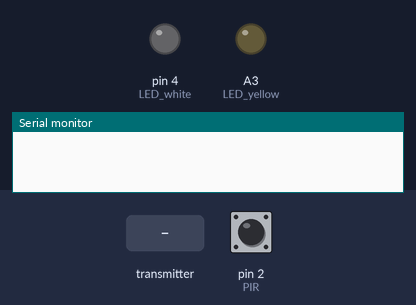
Simulated run of this sketch. Board: Arduino Uno, built with avr-gcc and run on an emulated ATmega328P. Parts: output pins drawn as LEDs (lit = HIGH), the last lines printed to the serial monitor. The test bench sets the inputs (shaded band); at power-on: pin 2 (PIR) LOW. No radio packets arrive unless stated.

Above: at 1.2 s.
1.3 s: pin 2 (PIR) driven HIGH
2.8 s: the transmitter starts sending AuthState = 0
At 4.0 s:
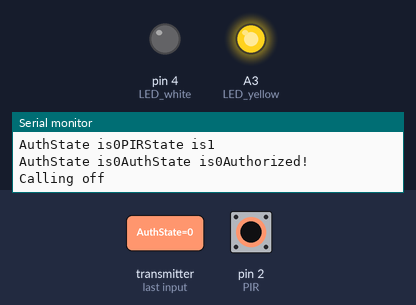
4.8 s: pin 2 (PIR) pulsed LOW 2 times (0.12 s each, 0.3 s apart)
Timing chart, 0 to 7.8 s (numbered marks = the images above; inputs shaded):
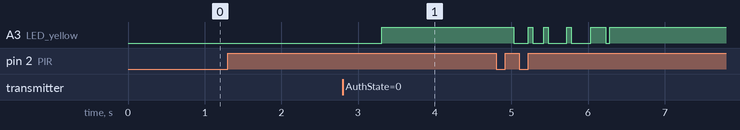

The sketch:

Spotter24_v7.ino
```cpp
#include "Timer.h"
#include <avr/interrupt.h>
#include <SPI.h>
#include <nRF24L01.h>
#include <RF24.h>

RF24 radio(7, 8); // CE, CSN
Timer t; // Timer t is for the timer interrupts

byte addresses[][6] = {"1Node","2Node"};

const int LED_yellow = A3;
const int LED_white = 4;
const int PIR = 2;

const long AlarmOnTime = 500;

volatile bool PIRState;
bool AuthState;

void setup()
{
  Serial.begin(57600);

  pinMode(LED_yellow, OUTPUT);
  pinMode(LED_white, OUTPUT);

  attachInterrupt(digitalPinToInterrupt(PIR), motionDetector, RISING);

  radio.begin();
  radio.openWritingPipe(addresses[1]);
  radio.openReadingPipe(1,addresses[0]);
  radio.setPALevel(RF24_PA_MAX);
  //radio.setRetries(10,15);
}

void motionDetector()
{
  PIRState = !PIRState;
}

void loop() {
  t.update();

  if(PIRState)
  {
    Serial.print("PIRState is");
    Serial.println(PIRState);
    radio.stopListening();
    //const char text[5] = "4517";
    //Serial.print("message almost sent");
    //radio.write(&text, sizeof(text));
    //Serial.print("message sent");
    radio.write(&PIRState, sizeof(PIRState));

    Serial.print("AuthState is");
    Serial.print(AuthState);

    radio.startListening();
    if(radio.available())
    {
      radio.read(&AuthState, sizeof(AuthState));
      Serial.print("AuthState is");
      Serial.print(AuthState);

      if(!AuthState)
      {
        Serial.println("Authorized!");
        t.pulse(LED_yellow, AlarmOnTime, HIGH);
        t.after(AlarmOnTime, ledOff);

      }
    }
  }
  else
  {
    radio.startListening();

  }
}

void ledOff()
{
  Serial.print("Calling off");
  digitalWrite(LED_yellow, LOW);
  PIRState = !PIRState;
}
```

Measured:
- after the input at 2.8 s, A3 (LED_yellow): LOW → HIGH after 0.51 s
